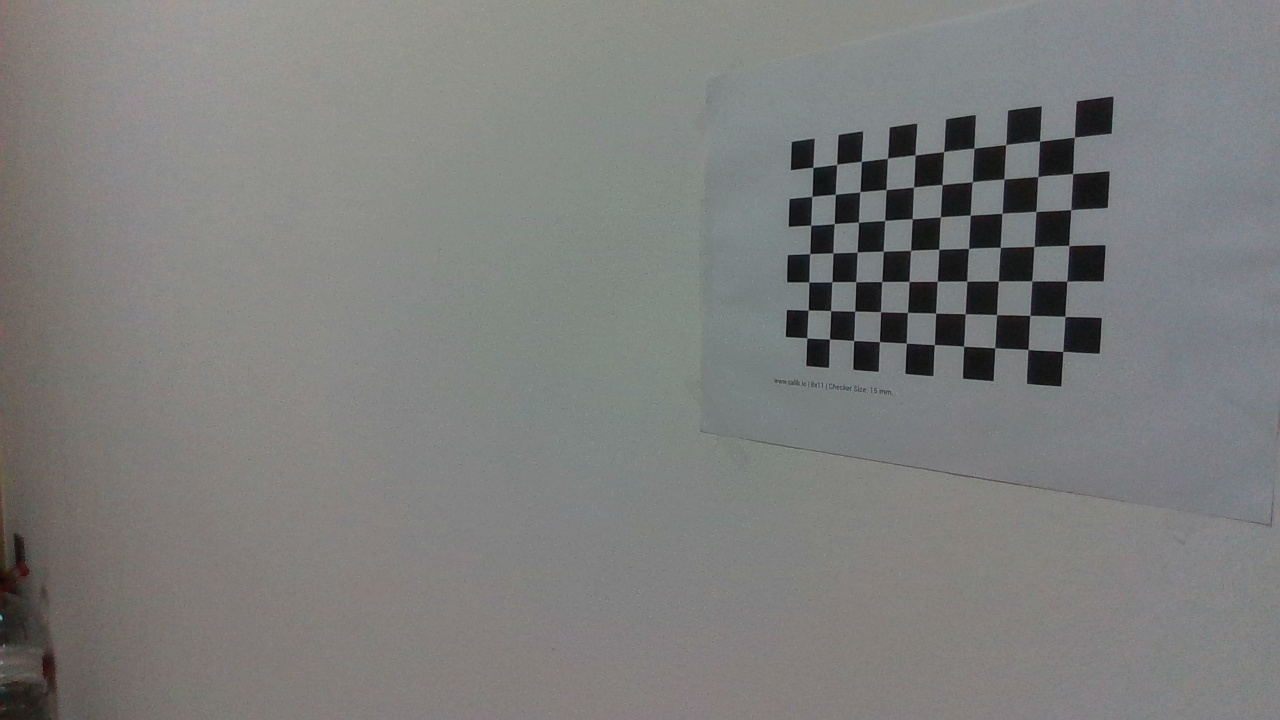
#> input picture 3.Software/EyeInHandCalibrate/hand_in/collect_data_in_dummyrobot/0.jpg, 1280 x 720 px; its folder holds only this picture in this run
$ python hand_in_eye_calibrate.py
#> lines starting #> are read from the running program, lines starting #| are printed output that depends on the picture; after the words box and inside, x2 and y2 are one past the last pixel; in counts of white or black regions, pixels touching at a corner belong together
# coding=utf-8
"""
眼在手上 用采集到的图片信息和机械臂位姿信息计算 相机坐标系相对于机械臂末端坐标系的 旋转矩阵和平移向量
A2^{-1}*A1*X=X*B2*B1^{−1}
"""

import os
import cv2
import numpy as np

from calibration_settings import (
    CALIBRATION_DATA_DIR,
    CALIBRATION_OUTPUT_DIR,
    CHESSBOARD_COLS,
    CHESSBOARD_ROWS,
    CHECKER_SQUARE_SIZE_M,
)

np.set_printoptions(precision=8, suppress=True)

# [22 lines left out: functions euler_angles_to_rotation_matrix, pose_to_homogeneous_matrix, not called in this run]

def init_calibration_params(
    pattern_cols=CHESSBOARD_COLS,
    pattern_rows=CHESSBOARD_ROWS,
    square_size=CHECKER_SQUARE_SIZE_M,
):
    """
    初始化标定参数

    Parameters:
    pattern_cols (int): 标定板角点的列数
    pattern_rows (int): 标定板角点的行数
    square_size (float): 标定板一格的长度 (单位: 米)

    Returns:
    tuple: (角点列数, 角点行数, 格子尺寸)
    """
    return pattern_cols, pattern_rows, square_size

# [58 lines left out: function save_matrices_to_txt, not called in this run]

def camera_calibrate(images_path, pattern_params):
    """
    相机标定函数

    Parameters:
    images_path (str): 图像文件路径
    pattern_params (tuple): 标定板参数 (列数, 行数, 格子尺寸)
    """
#> called with pattern_params = (7, 10, 0.015)
    print("++++++++++ 开始相机标定 ++++++++++++++")

    XX, YY, L = pattern_params  # 解包标定板参数
    criteria = (cv2.TERM_CRITERIA_MAX_ITER | cv2.TERM_CRITERIA_EPS, 30, 0.001)

    objp = np.zeros((XX * YY, 3), np.float32)
    objp[:, :2] = np.mgrid[0:XX, 0:YY].T.reshape(-1, 2) * L

    obj_points = []  # 世界坐标系中的3D点
    img_points = []  # 图像坐标系中的2D点

    # 遍历文件夹内所有图片并按数字顺序排序
    image_files = [f for f in os.listdir(images_path) if f.lower().endswith('.jpg')]
    image_files.sort(
        key=lambda name: int(
            os.path.splitext(name[len("images"):] if name.startswith("images") else name)[0]
        )
    )
    image_files = [os.path.join(images_path, f) for f in image_files]

    if not image_files:
        print("没得图片了，退出程序...")
        return None, None, None, None

    print(f"找到 {len(image_files)} 张图片，开始处理...")

    for idx, image_file in enumerate(image_files):
        print(f"正在处理第 {idx + 1} 张图片: {image_file}")

        img = cv2.imread(image_file)
#> img is the input picture: shape (720, 1280, 3); mean B, G, R 124, 125.5, 125
        if img is None:
            print(f"警告: 无法读取图片 {image_file}，跳过。")
            continue

        gray = cv2.cvtColor(img, cv2.COLOR_BGR2GRAY)
        size = gray.shape[::-1]

        ret, corners = cv2.findChessboardCorners(gray, (XX, YY), None)
#> ret = True; corners = 70 rows, first 8: [1074.7, 137.1], [1071.4, 174.2], [1072.5, 211.5], [1069.5, 244], [1066.6, 280.5], [1064.2, 317], [1062.2, 350.4], [1040, 140.5]

        if ret:
            obj_points.append(objp)
            corners2 = cv2.cornerSubPix(gray, corners, (5, 5), (-1, -1), criteria)
#> corners2 = 70 rows, first 8: [1074.5, 137.2], [1072.6, 173.6], [1070.8, 209.6], [1068.9, 245.5], [1066.7, 281.2], [1064.9, 316.4], [1062.8, 351.5], [1039.6, 141.1]
            img_points.append(corners2)

            cv2.drawChessboardCorners(img, (XX, YY), corners2, ret)
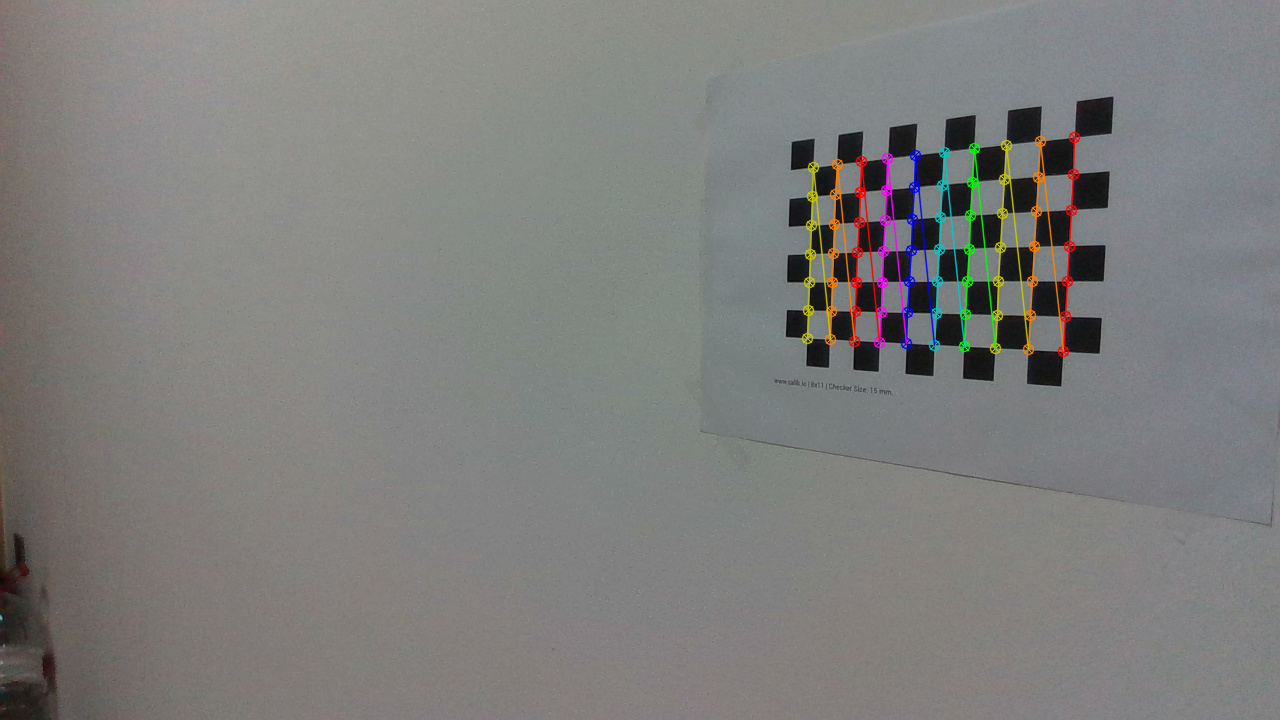
#> img: shape (720, 1280, 3); 1.75% of pixels changed, all inside (x1, y1, x2, y2) = (801, 131, 1081, 358)
            cv2.imshow("Chessboard", img)
            cv2.waitKey(500)
        else:
            print(f"警告: 图片 {image_file} 找不到角点！")
            continue

    cv2.destroyAllWindows()

    if len(obj_points) < 10:
        print(
            f"错误: 只有 {len(obj_points)} 张图片识别到完整角点。"
            "请重新采集至少 10 组有效样本，建议 20-30 组。"
        )
        return None, None, None, None

    ret, mtx, dist, rvecs, tvecs = cv2.calibrateCamera(obj_points, img_points, size, None, None)

    if ret:
        print(f"相机标定重投影 RMS 误差: {ret:.4f} 像素")
        print("内参矩阵:\n", mtx)
        print("畸变系数:\n", dist)
        print("++++++++++ 相机标定完成 ++++++++++++++")
        return rvecs, tvecs, mtx, dist
    else:
        print("错误: 相机标定失败。")
        return None, None, None, None

# [36 lines left out: function process_arm_pose, not called in this run]

def hand_eye_calibrate(images_path, arm_pose_file, pattern_params):
    """手眼标定实现"""
    # 获取相机标定结果
    rvecs, tvecs, camera_matrix, dist_coeffs = camera_calibrate(images_path, pattern_params)
    if rvecs is None:
        return None, None, None, None

    # 获取机械臂位姿
    R_arm, t_arm = process_arm_pose(arm_pose_file=arm_pose_file)
    if not R_arm or not t_arm:
        return None, None, None, None

    # 确保数据数量匹配
    if len(R_arm) != len(rvecs):
        print(f"错误: 位姿数据数量({len(R_arm)})与有效图片数量({len(rvecs)})不匹配")
        return None, None, None, None

    # 进行手眼标定
    try:
        R, t = cv2.calibrateHandEye(R_arm, t_arm, rvecs, tvecs, cv2.CALIB_HAND_EYE_TSAI)
        print("+++++++++++手眼标定完成+++++++++++++++")
        return R, t, camera_matrix, dist_coeffs
    except Exception as e:
        print(f"错误: 手眼标定失败: {e}")
        return None, None, None, None

if __name__ == "__main__":
    # 设置标定板参数
    pattern_params = init_calibration_params()

    # 使用绝对路径
    current_dir = os.path.dirname(os.path.abspath(__file__))
    images_path = os.path.join(current_dir, CALIBRATION_DATA_DIR)
    arm_pose_file = os.path.join(current_dir, CALIBRATION_DATA_DIR, 'poses.txt')

    # 检查文件夹和文件是否存在
    if not os.path.exists(images_path):
        print(f"错误: 图片文件夹 {images_path} 不存在")
        exit(1)

    if not os.path.exists(arm_pose_file):
        print(f"错误: 位姿文件 {arm_pose_file} 不存在")
        exit(1)

    R, t, mtx, dist = hand_eye_calibrate(images_path, arm_pose_file, pattern_params)

    if R is not None and t is not None:
        print("旋转矩阵：")
        print(R)
        print("平移向量：")
        print(t)

        # 创建齐次变换矩阵
        CamPose = np.eye(4)
        CamPose[:3, :3] = R
        CamPose[:3, 3] = t.flatten()

        # 统一使用新的保存方式
        matrices = {
            "内参矩阵": mtx,
            "畸变系数": dist,
            "旋转矩阵": R,
            "平移向量": t,
            "相机位姿": CamPose
        }

        try:
            save_matrices_to_txt(matrices)

            # 为了兼容性，也单独保存各个矩阵
            current_dir = os.path.dirname(os.path.abspath(__file__))
            output_dir = os.path.join(current_dir, CALIBRATION_OUTPUT_DIR)
            os.makedirs(output_dir, exist_ok=True)

            for name, matrix in matrices.items():
                filename = {
                    "内参矩阵": "mtx.txt",
                    "畸变系数": "dist.txt",
                    "旋转矩阵": "rotation_matrix.txt",
                    "平移向量": "translation_vector.txt",
                    "相机位姿": "camera_pose.txt"
                }[name]

                np.savetxt(os.path.join(output_dir, filename), matrix)

            print("所有矩阵数据已成功保存")
        except Exception as e:
            print(f"保存数据时发生错误：{str(e)}")
    else:
        print("标定失败，无法保存结果")

$ run again, on 3.Software/EyeInHandCalibrate/hand_in/collect_data_in_dummyrobot/12.jpg
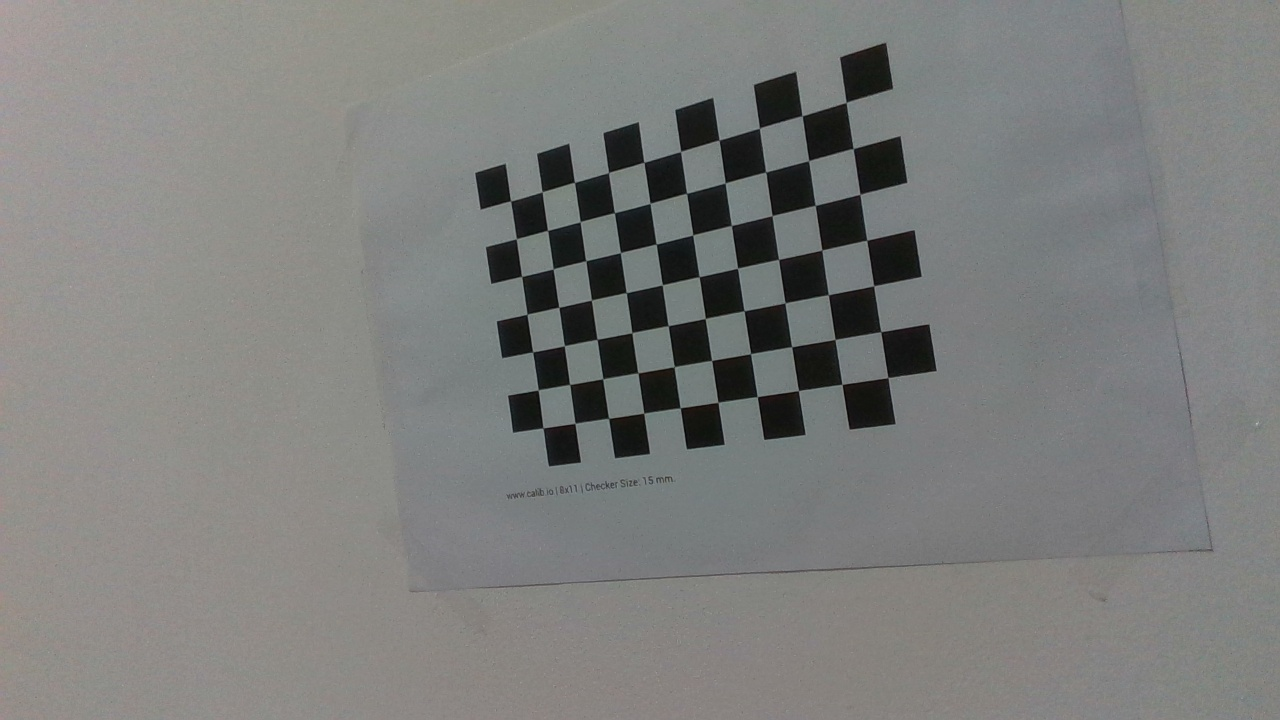
#> input picture 3.Software/EyeInHandCalibrate/hand_in/collect_data_in_dummyrobot/12.jpg, 1280 x 720 px
#> in camera_calibrate, img is the input picture: shape (720, 1280, 3); mean B, G, R 124.2, 126, 125.1
#> ret = True; corners = 70 rows, first 8: [846.1, 102.3], [851.4, 149.2], [860.2, 194.6], [866.1, 241.6], [874.3, 286.5], [881.2, 330.3], [888.2, 377.8], [803, 114.8]
#> corners2 = 70 rows, first 8: [846.2, 102.4], [853.2, 148.6], [859.9, 194.3], [866.8, 240.3], [873.7, 285.7], [880.8, 331.7], [888, 377.5], [802.2, 115.7]
#> in camera_calibrate, `cv2.drawChessboardCorners(img, (XX, YY), corners2, ret)`:
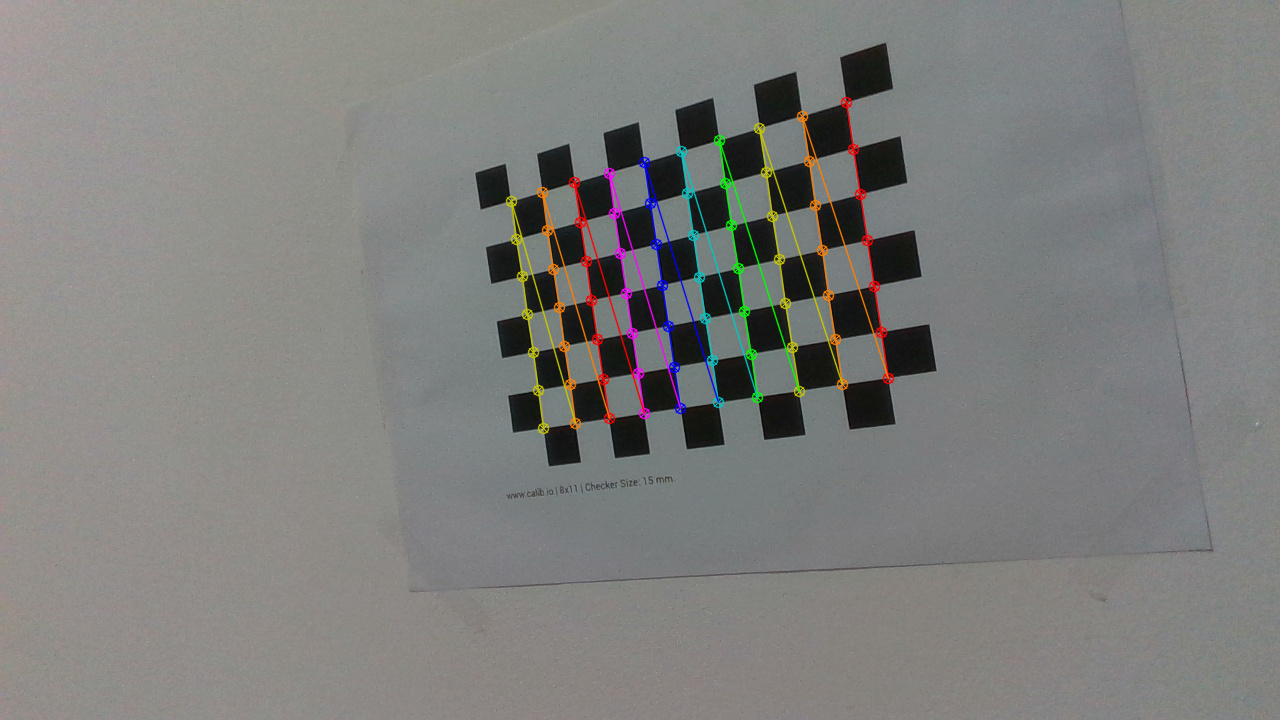
#> img: shape (720, 1280, 3); 2.13% of pixels changed, all inside (x1, y1, x2, y2) = (505, 96, 895, 435)

$ run again, on 3.Software/EyeInHandCalibrate/hand_in/collect_data_in_dummyrobot/14.jpg
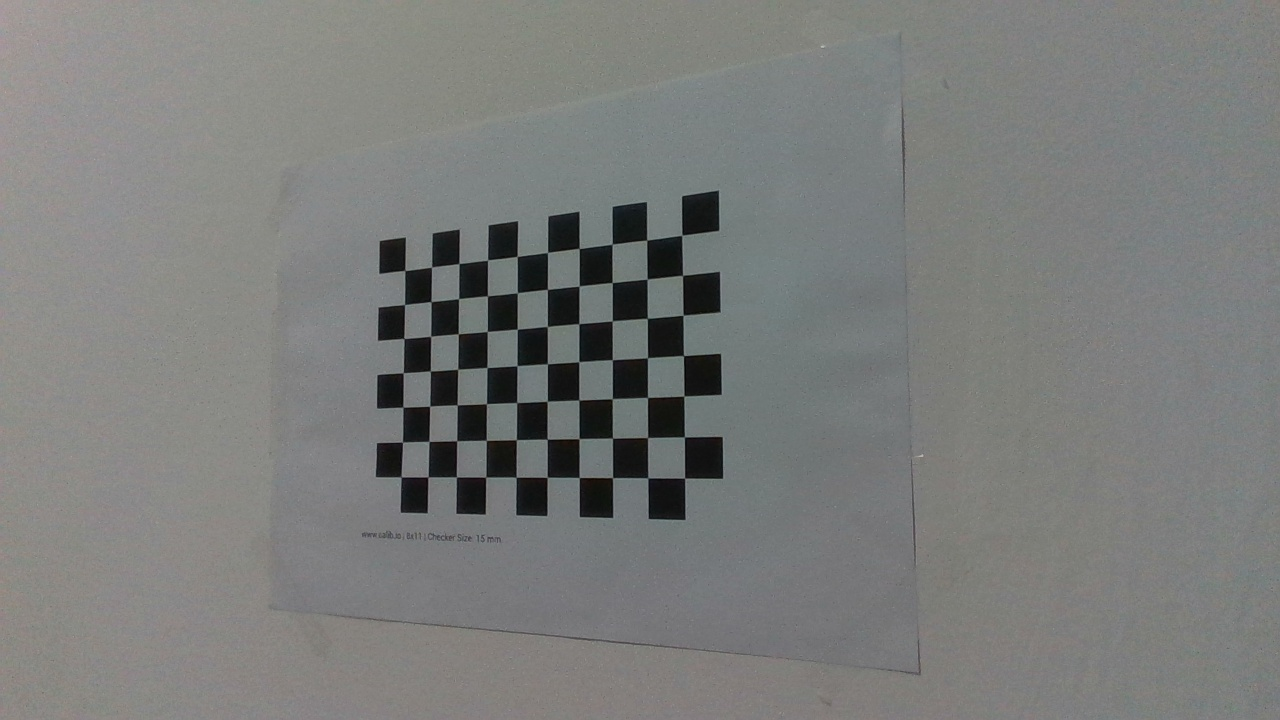
#> input picture 3.Software/EyeInHandCalibrate/hand_in/collect_data_in_dummyrobot/14.jpg, 1280 x 720 px
#> in camera_calibrate, img is the input picture: shape (720, 1280, 3); mean B, G, R 122.4, 124.1, 122.6
#> ret = True; corners = 70 rows, first 8: [681.6, 234.4], [681.9, 276.4], [683.7, 315.5], [683.5, 355.5], [684.5, 396.3], [684.1, 437.2], [685.4, 479.3], [645.6, 241.1]
#> corners2 = 70 rows, first 8: [681.8, 235.2], [682.6, 275.4], [683.2, 315.2], [683.5, 355.6], [683.8, 396.1], [684.4, 436.9], [684.6, 478.2], [646.7, 240.1]
#> in camera_calibrate, `cv2.drawChessboardCorners(img, (XX, YY), corners2, ret)`:
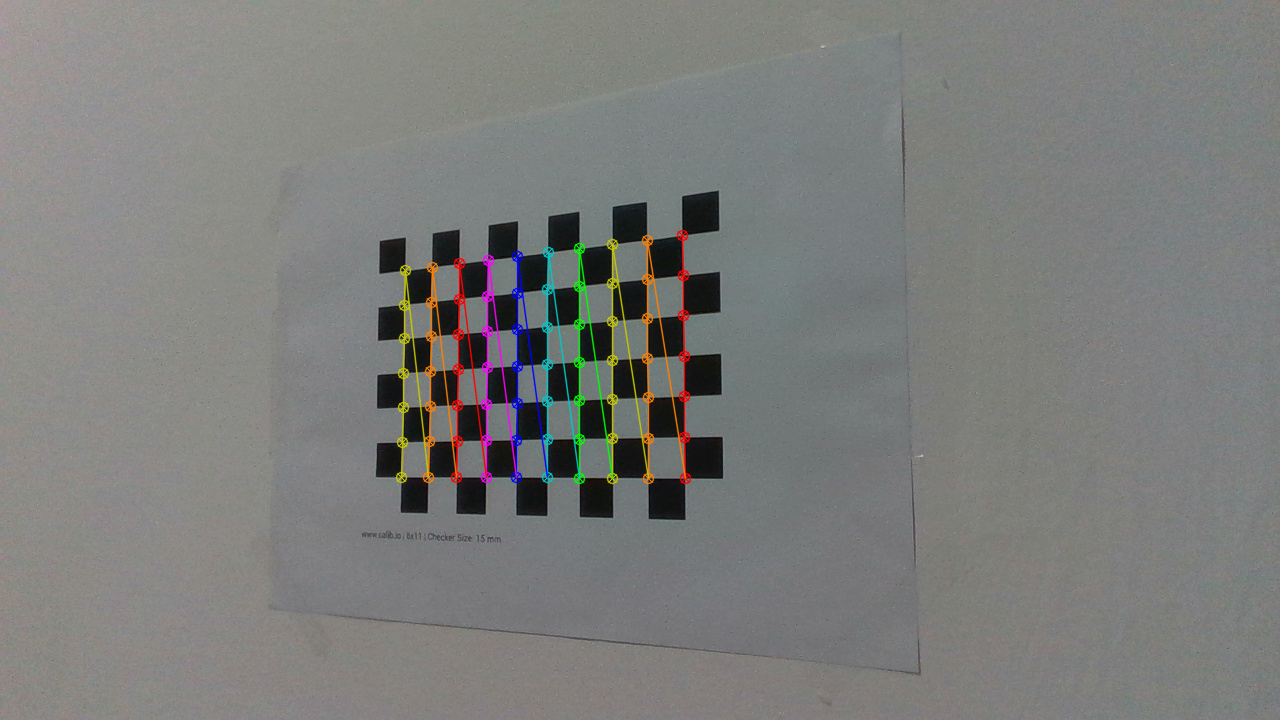
#> img: shape (720, 1280, 3); 1.94% of pixels changed, all inside (x1, y1, x2, y2) = (395, 229, 692, 485)
